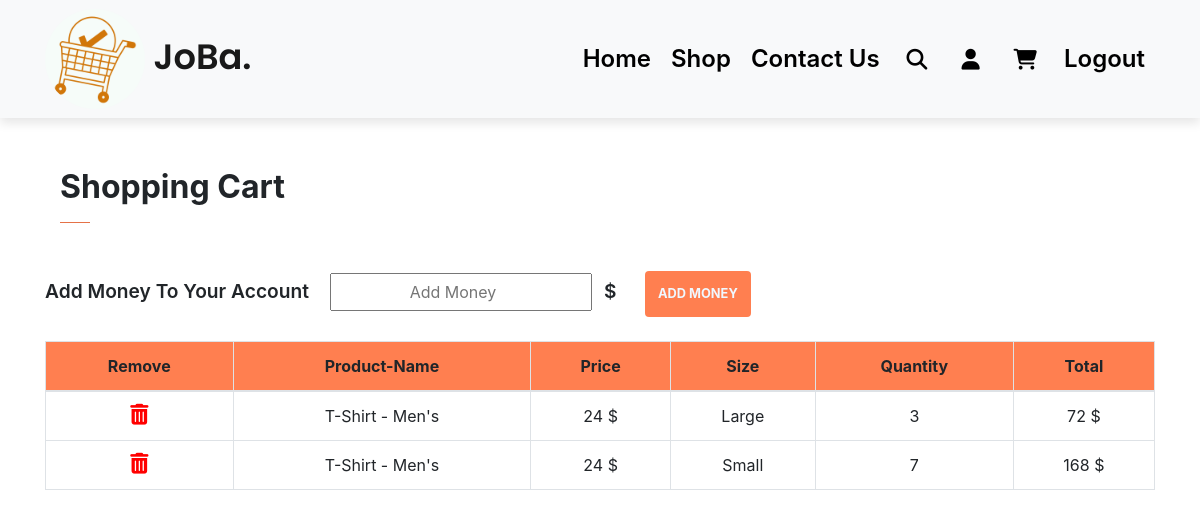
Screenshot of /cart (signed in) with the database file from the repository.
### JoBa/models.py (models this page shows)
class Product(db.Model):
    id = db.Column(db.Integer, primary_key=True)
    date = db.Column(db.DateTime(timezone= True), default=func.now())
    product_name = db.Column(db.String(1000))
    product_price = db.Column(db.Integer)
    size = db.Column(db.String(1000))
    quantity = db.Column(db.Integer)
    user_id = db.Column(db.Integer, db.ForeignKey('user.id'))

### JoBa/views.py (the view, shortened to what this page needs)
@views.route("/cart", methods=["GET", "POST"])
@login_required
def cart():
    if request.method == "GET":
        return render_template("cart.html", title="JoBa-Cart", user=current_user)

### JoBa/__init__.py (called while the page is built)
def create_app():
    app = Flask(__name__)
    app.config["SECRET_KEY"] = "yousefsoftware2002engineer98"  # Use to secret you login session and your website date
    app.config["SQLALCHEMY_DATABASE_URI"] = f"sqlite:///{DB_Name}"
    db.init_app(app)
    from .views import views
    from .auth import auth
    app.register_blueprint(views, url_prefix="/")
    app.register_blueprint(auth, url_prefix="/")
    from .models import User, Product
    with app.app_context():
        db.create_all()
    login_manager = LoginManager()
    login_manager.login_view = "auth.login"
    login_manager.init_app(app)
    @login_manager.user_loader
    def load_user(id):
        return User.query.get(int(id))
    return app

### JoBa/templates/cart.html (shortened to what this page needs)
<!DOCTYPE html>
<html lang="en">
<head>
    <link rel="stylesheet" href="{{ url_for('static', filename='css/style.css')}}">
    <link rel="stylesheet" href="https://cdnjs.cloudflare.com/ajax/libs/font-awesome/6.2.0/css/all.min.css">
    <link rel="stylesheet" href="https://cdn.jsdelivr.net/npm/bootstrap@4.6.2/dist/css/bootstrap.min.css">    <link rel="stylesheet" href="https://cdnjs.cloudflare.com/ajax/libs/font-awesome/6.2.0/css/all.min.css">
</head>
<body>
  <nav class="navbar navbar-expand-lg navbar-light bg-light py-1 fixed-top">
    <div class="container">
      <a class="navbar-brand" href="/">
        <img src="static/images/logo/white.png" alt="logo" class="nav-logo">
        JoBa.
      </a>
      <div class="collapse navbar-collapse" id="navbarSupportedContent">
        <ul class="navbar-nav ml-auto">
          {% if user.is_authenticated %}
              <li class="nav-item">
                <a class="nav-link" href="/">Home</a>
              </li>
              <li class="nav-item">
                <a class="nav-link" href="shop1">Shop</a>
              </li>
              <li class="nav-item">
                <a class="nav-link" href="contact_us">Contact Us</a>
              </li>
              <li class="nav-item">
                <a class="nav-link"><i class="fa-solid fa-magnifying-glass"></i></a>
              </li>
              <li class="nav-item">
                <a class="nav-link" href="profile"><i class="fa-solid fa-user"></i></a>
              </li>
              <li class="nav-item">
                <a class="nav-link" href="cart"><i class="fa-solid fa-cart-shopping"></i></a>
              </li>
              <li class="nav-item">
                <a class="nav-link" href="logout">Logout</a>
              </li>
            {% endif %}
        </ul>
      </div>
    </div>
  </nav>
  <div class="container ">
        <div class="container pt-5">
        <h2 class="font-weight-bold">Shopping Cart</h2>
        <hr>
        </div>
        <form method="POST" class="money-form mt-5 mb-4">
            <div class="form-group">
                <label class="form-label money-label" for="money">Add Money To Your Account</label>
                <input name="money" type="number" id="money" placeholder="Add Money" class="money-input ml-3"></input>
                <label class="form-label money-label mx-2" for="Dollar">$</label>
                <button class="money-btn btn ml-3">Add Money</button>
            </div>
        </form>
        <table class="table table-bordered" style="text-align: center;">
            <thead>
              <tr style="background-color:coral;">
                <th scope="col">Remove</th>
                <th scope="col">Product-Name</th>
                <th scope="col">Price</th>
                <th scope="col">Size</th>
                <th scope="col">Quantity</th>
                <th scope="col">Total</th>
              </tr>
            </thead>
            <tbody>
              {% for product in user.products %}
                <tr>
                  <th scope="row" onclick="deleteProduct({{ product.id }})"><i class="fa-solid fa-trash-can" style="font-size:1.3rem;"></i></th>
                  <td>{{ product.product_name}}</td>
                  <td>{{ product.product_price}} $</td>
                  <td>{{ product.size}}</td>
                  <td>{{ product.quantity}}</td>
                  <td>{{ product.quantity *  product.product_price }} $</td>
                </tr>
              {% endfor %}
            </tbody>
          </table>
 </div>
</body>
</html>

### JoBa/static/css/style.css (style rules this page uses)
* { margin: 0; padding: 0; box-sizing: border-box; }
body { font-family: 'Poppins', sans-serif; }
h2 { font-size: 1.8rem; font-weight: 600; }
button.btn { font-size: 0.8rem; font-weight: 700; outline: none; border: none; padding: 13px; text-transform: uppercase; background-color: #1d1d1d; color: aliceblue; cursor: pointer; transition: 0.3s ease; }
hr { width: 30px; height: 2px; background-color: coral; }
.navbar { font-size: 20px; top: 0; left: 0; box-shadow: 0 5px 10px rgba(0,0,0,0.1); }
.nav-logo { width: 100px; height: 100px; border-radius: 50%; }
.navbar-light .navbar-brand { font-size: 2.2rem; font-weight: 600; font-family: 'Poppins', sans-serif; }
.navbar-light .navbar-collapse .navbar-nav .nav-link { color: black; padding: 0 20px; transition: 0.3s ease; }
.navbar i { padding: 0 7px; font-size: 1.3rem; cursor: pointer; transition: 0.3s ease; }
.navbar-light .navbar-collapse .navbar-nav .nav-link { padding: 10px; font-size: 1.5rem; font-weight: 600; }
.money-form .money-label { font-size: 1.2rem; font-weight: 600; }
.money-form .money-input { text-align: center; padding: 5px; }
.money-form .money-btn { background-color: coral; }
.fa-trash-alt:before, .fa-trash-can:before { content: "\f2ed"; color: red; cursor: pointer; }

### rows the page displays
Product: product_name "T-Shirt - Men's", product_price "24", size "Large", quantity "3", product.quantity*product.product_price "72"
Product: product_name "T-Shirt - Men's", product_price "24", size "Small", quantity "7", product.quantity*product.product_price "168"
